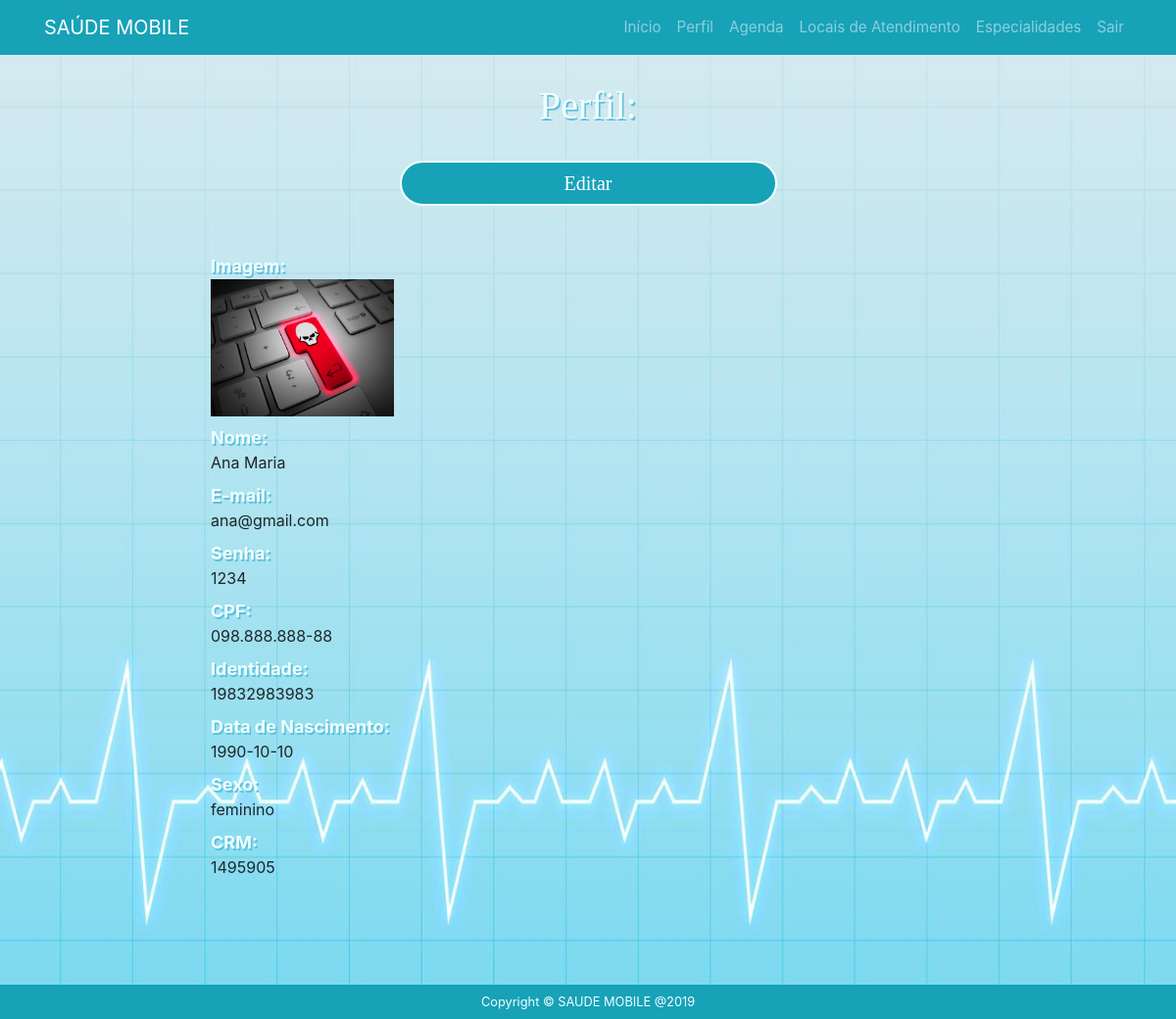
The app's page /profissional/visualizar-medico.php (signed in) with its own data.
### tables this page shows
CREATE TABLE `medico` (
  `codmedico` int(8) NOT NULL,
  `nome` varchar(100) NOT NULL,
  `email` varchar(100) NOT NULL,
  `senha` int(10) NOT NULL,
  `cpf` varchar(15) NOT NULL,
  `identidade` varchar(13) NOT NULL,
  `datanasc` varchar(10) NOT NULL,
  `crm` varchar(14) NOT NULL,
  `sexo` varchar(10) NOT NULL,
  `imagem` varchar(250) NOT NULL
);

### profissional/visualizar-medico.php (the view, shortened to what this page needs)
<?php
	include_once("conexao.php");
	$codmedico = $_SESSION['medico'];
	$result_medico= "SELECT * FROM medico WHERE codmedico = '$codmedico' LIMIT 1";
	$resultado_medico = mysqli_query($conexao, $result_medico);
	$row_medico = mysqli_fetch_assoc($resultado_medico);
?>
<?php include "header.php" ?>
<body>
<div class="container-fluid perfilmedico">
	<div class="row">
		<div class="col-sm-2"></div>
		<div class="col-sm-8">
			<div class="content-box-large">
				<div class="panel-heading">
					<div class="panel-title">
						<h3>Perfil:</h3>
					</div>
					<div class="panel-options">
						<a href="editar-medico.php?codmedico=<?php echo $row_medico['codmedico']; ?>">
						<button type="button" class="btn btn-info">Editar</button>
						</a>
					</div>
					<dl class="dl-horizontal">
						<br><br>
						<dt>Imagem: </dt>
						<dd><?php echo "<td><img src='../fotosmedico/".$row_medico['imagem']."' height='140'/>";?></dd>
						<dt>Nome: </dt>
						<dd><?php echo $row_medico['nome']; ?></dd>
						<dt>E-mail: </dt>
						<dd><?php echo $row_medico['email']; ?></dd>
						<dt>Senha: </dt>
						<dd><?php echo $row_medico['senha']; ?></dd>
						<dt>CPF: </dt>
						<dd><?php echo $row_medico['cpf']; ?></dd>
						<dt>Identidade: </dt>
						<dd><?php echo $row_medico['identidade']; ?></dd>
						<dt>Data de Nascimento: </dt>
						<dd><?php echo $row_medico['datanasc']; ?></dd>
						<dt>Sexo: </dt>
						<dd><?php echo $row_medico['sexo']; ?></dd>
						<dt>CRM: </dt>
						<dd><?php echo $row_medico['crm']; ?></dd>
					</dl>
				</div>
			</div>
		</div>
		<div class="col-sm-2"></div>
	</div>
</body>
<?php include "../footer.php" ?>

### css/index.css (style rules this page uses)
.col-sm-8, .col-sm-6, .col-sm-3, .col-sm-2 { padding-top: 1.5vh; align-items: center; }
.container-fluid { padding-top: 12vh; width: 100vw; height: 100vh; background-image: url("../img/fundo.jpg"); background-size: 100% 100%; }
.container-fluid.perfilmedico { padding-top: 1vh; width: 100vw; height: 130vh; background-image: url("../img/fundo.jpg"); background-size: 100% 100%; }
.container-fluid h3 { padding-top: 8vh; padding-bottom: 3vh; text-align: center; font-size: 5vh; color: azure; text-shadow: 0.2vh 0.2vh #5bc0de; font-family: 'Crete Round', serif !important; }
.dl-horizontal { align-items: center; display: block; margin-left: auto; margin-right: auto; }
.btn.btn-info { display: block; margin-left: auto; margin-right: auto; width: 50%; height: 100%; border: 0.3vh solid azure; border-radius: 5vh; font-size: 2.5vh; font-family: 'Crete Round', serif !important; }
a { font-size: 95%; }
dt { color: azure; font-size: 2.25vh; text-shadow: 0.2vh 0.2vh #5bc0de; }

### records on screen
medico: imagem (picture), nome "Ana Maria", email "ana@gmail.com", senha "1234", cpf "098.888.888-88", identidade "19832983983", datanasc "1990-10-10", sexo "feminino", crm "1495905"
